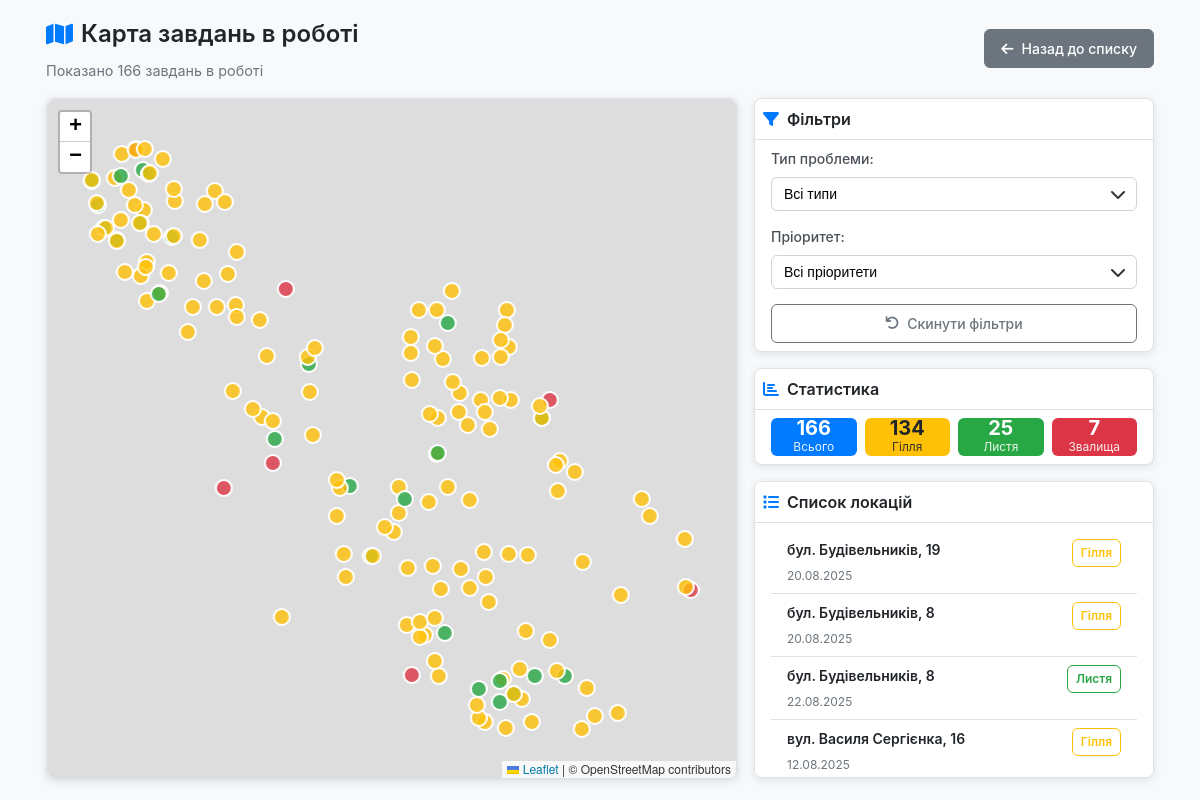
The page /map on the database its author committed.
### models.py (models this page shows, shortened)
class Location(db.Model):
    id = db.Column(db.Integer, primary_key=True)
    address = db.Column(db.String(200), nullable=False)
    latitude = db.Column(db.Float, nullable=False)
    longitude = db.Column(db.Float, nullable=False)
    problem_type = db.Column(db.String(50), nullable=False)
    priority = db.Column(db.String(20), default='Середній')
    status = db.Column(db.String(20), default='in_progress')
    description = db.Column(db.Text)
    date_created = db.Column(db.DateTime, default=datetime.utcnow)
    date_completed = db.Column(db.DateTime)
    created_by = db.Column(db.Integer, db.ForeignKey('user.id'))
    def get_priority_order(self):
        priority_map = {'Високий': 1, 'Середній': 2, 'Низький': 3}
        return priority_map.get(self.priority, 2)

### app.py (the view)
@app.route('/map')
def map_all():
    problem_type = request.args.get('problem_type', 'all')
    priority = request.args.get('priority', 'all')
    query = Location.query.filter(Location.status == 'in_progress')
    if problem_type != 'all':
        query = query.filter(Location.problem_type == problem_type)
    if priority != 'all':
        query = query.filter(Location.priority == priority)
    locations = query.all()
    for location in locations:
        location.formatted_address = format_address(location.address)
    locations.sort(key=lambda x: (x.get_priority_order(), x.formatted_address))
    for location in locations:
        location.address = location.formatted_address
    total_count = len(locations)
    branches_count = len([l for l in locations if l.problem_type == 'Гілля'])
    leaves_count = len([l for l in locations if l.problem_type == 'Листя'])
    trash_count = len([l for l in locations if l.problem_type == 'Звалища'])
    return render_template('map_all.html',
                           locations=locations,
                           current_problem_type=problem_type,
                           current_priority=priority,
                           total_count=total_count,
                           branches_count=branches_count,
                           leaves_count=leaves_count,
                           trash_count=trash_count)

### app.py (called while the page is built)
def format_address(address):
    file_path = Path(__file__).parent / "static" / "street-names.json"
    with open(file_path, "r", encoding="utf-8") as f:
        addresses = json.load(f)
        for k, v in addresses.items():
            if address.startswith(k):
                return address.replace(k, v)
    return address

### templates/map_all.html (shortened to what this page needs)
<!DOCTYPE html>
<html lang="uk">
<head>
    <link rel="stylesheet" href="https://unpkg.com/leaflet@1.7.1/dist/leaflet.css" />
    <link rel="stylesheet" href="https://cdnjs.cloudflare.com/ajax/libs/font-awesome/6.0.0/css/all.min.css">
    <link rel="stylesheet" href="{{ url_for('static', filename='css/map-all.css') }}">
</head>
<body>
    <div class="container">
        <div class="header-section">
            <div class="header-content">
                <div class="header-info">
                    <h3>
                        <i class="fas fa-map"></i>
                        Карта завдань в роботі
                    </h3>
                    <p class="subtitle">
                        Показано {{ locations|length }} завдань в роботі
                    </p>
                </div>
                <a href="{{ url_for('index') }}" class="btn btn-secondary">
                    <i class="fas fa-arrow-left"></i>Назад до списку
                </a>
            </div>
        </div>
        <div class="main-content">
            <div class="map-section">
                <div class="card">
                    <div id="map" data-locations='[
                        {% for location in locations %}
                        {
                            "id": {{ location.id }},
                            "lat": {{ location.latitude }},
                            "lng": {{ location.longitude }},
                            "address": {{ location.address|tojson }},
                            "problemType": {{ location.problem_type|tojson }},
                            "status": {{ location.status|tojson }},
                            "dateCreated": {{ location.date_created.strftime('%d.%m.%Y')|tojson }},
                            "dateCompleted": {{ (location.date_completed.strftime('%d.%m.%Y') if location.date_completed else '')|tojson }}
                        }{% if not loop.last %},{% endif %}
                        {% endfor %}
                    ]'></div>
                </div>
            </div>
            <div class="sidebar">
                <div class="card">
                    <div class="card-header">
                        <h6>
                            <i class="fas fa-filter"></i>
                            Фільтри
                        </h6>
                    </div>
                    <div class="card-body card-filters">
                        <form method="GET">
                            <div class="form-group">
                                <label>Тип проблеми:</label>
                                <div class="select">
                                    <select name="problem_type" class="form-select" onchange="this.form.submit()">
                                        <option value="all" {% if current_problem_type == 'all' %}selected{% endif %}>Всі типи</option>
                                    </select>
                                </div>
                            </div>
                            <div class="form-group">
                                <label>Пріоритет:</label>
                                <div class="select">
                                    <select name="priority" class="form-select" onchange="this.form.submit()">
                                        <option value="all" {% if current_priority == 'all' %}selected{% endif %}>Всі пріоритети</option>
                                    </select>
                                </div>
                            </div>
                            <div class="form-group form-group-btn">
                                <a href="{{ url_for('map_all') }}" class="btn btn-outline">
                                    <i class="fas fa-undo"></i>Скинути фільтри
                                </a>
                            </div>
                        </form>
                    </div>
                </div>
                <div class="card card-stat">
                    <div class="card-header">
                        <h6>
                            <i class="fas fa-chart-bar"></i>
                            Статистика
                        </h6>
                    </div>
                    <div class="card-body">
                        <div class="stats-grid">
                            <div class="stat-item stat-primary">
                                <div class="stat-number">{{ total_count }}</div>
                                <div class="stat-label">Всього</div>
                            </div>
                            <div class="stat-item stat-warning">
                                <div class="stat-number">{{ branches_count }}</div>
                                <div class="stat-label">Гілля</div>
                            </div>
                            <div class="stat-item stat-success">
                                <div class="stat-number">{{ leaves_count }}</div>
                                <div class="stat-label">Листя</div>
                            </div>
                            <div class="stat-item stat-danger">
                                <div class="stat-number">{{ trash_count }}</div>
                                <div class="stat-label">Звалища</div>
                            </div>
                        </div>
                    </div>
                </div>
                <div class="card card-list">
                    <div class="card-header">
                        <h6>
                            <i class="fas fa-list"></i>
                            Список локацій
                        </h6>
                    </div>
                    <div class="card-body locations-list">
                        {% for location in locations %}
                        <div class="location-item"
                             data-lat="{{ location.latitude }}"
                             data-lng="{{ location.longitude }}"
                             data-id="{{ location.id }}"
                             data-action="focus-location">
                            <div class="location-header">
                                <h6 class="location-address">{{ location.address }}</h6>
                                {% if location.problem_type == 'Гілля' %}
                                    <span class="badge badge-warning">{{ location.problem_type }}</span>
                                {% elif location.problem_type == 'Листя' %}
                                    <span class="badge badge-success">{{ location.problem_type }}</span>
                                {% else %}
                                    <span class="badge badge-danger">{{ location.problem_type }}</span>
                                {% endif %}
                            </div>
                            <div class="location-date">{{ location.date_created.strftime('%d.%m.%Y') }}</div>
                        </div>
                        {% endfor %}
                    </div>
                </div>
            </div>
        </div>
    </div>
</body>
</html>

### static/css/map-all.css (style rules this page uses)
* { margin: 0; padding: 0; box-sizing: border-box; }
body { font-family: -apple-system, BlinkMacSystemFont, "Segoe UI", Roboto, "Helvetica Neue", Arial, sans-serif; background-color: #f8f9fa; line-height: 1.5; color: #212529; }
.container { max-width: 95%; margin: 0 auto; padding: 1rem; }
.header-section { margin-bottom: 1rem; }
.header-content { display: flex; justify-content: space-between; align-items: center; flex-wrap: wrap; gap: 1rem; }
.header-info h3 { margin-bottom: 0.5rem; font-size: 1.5rem; font-weight: 600; display: flex; align-items: center; gap: 0.5rem; }
.header-info h3 i { color: #007bff; }
.subtitle { color: #6c757d; font-size: 0.9rem; margin: 0; }
.btn { display: inline-flex; align-items: center; gap: 0.5rem; padding: 0.5rem 1rem; border: 1px solid transparent; border-radius: 0.375rem; text-decoration: none; font-size: 0.875rem; font-weight: 500; cursor: pointer; transition: all 0.2s ease; background: none; }
.btn-secondary { background-color: #6c757d; border-color: #6c757d; color: white; }
.btn-outline { border-color: #6c757d; color: #6c757d; background-color: transparent; width: 100%; justify-content: center; }
.main-content { display: grid; grid-template-columns: 1fr 400px; gap: 1rem; align-items: start; height: 85vh; min-height: 0; }
.map-section { position: relative; }
#map { height: 85vh; min-height: 600px; width: 100%; border-radius: 0.5rem; border: 1px solid #dee2e6; }
.card { background-color: white; border: 1px solid #dee2e6; border-radius: 0.5rem; box-shadow: 0 0.125rem 0.625rem rgba(0, 0, 0, 0.1); margin-bottom: 1rem; flex-shrink: 0; }
.sidebar .card:last-child { flex: 1 1 auto; display: flex; flex-direction: column; margin-bottom: 0; min-height: 0; overflow: auto; }
.sidebar .card:last-child .card-body { flex: 1; min-height: 0; display: flex; flex-direction: column; padding: 0.5rem 1rem; }
.card-list { position: relative; }
.card-list > .card-header { position: sticky; top: 0; }
.card-header { padding: 0.5rem; border-bottom: 1px solid #dee2e6; background-color: white; border-radius: 0.5rem 0.5rem 0 0; }
.card-header h6 { margin: 0; font-size: 1rem; font-weight: 600; display: flex; align-items: center; gap: 0.5rem; }
.card-header i { color: #007bff; }
.card-body { padding: 0.5rem 1rem; }
.card-body > form { display: grid; grid-template-rows: 2fr 2fr 1fr; }
.form-group { margin-bottom: 0.75rem; }
.form-group:last-child { margin-bottom: 0; }
.form-group label { display: block; margin-bottom: 0.5rem; font-size: 0.875rem; font-weight: 500; color: #495057; }
.form-select { width: 100%; padding: 0.5rem 0.75rem; font-size: 0.875rem; border: 1px solid #ced4da; border-radius: 0.375rem; background-color: white; transition: border-color 0.2s ease, box-shadow 0.2s ease; appearance: none; -webkit-appearance: none; -moz-appearance: none; }
.select { position: relative; }
.stats-grid { display: flex; justify-content: space-between; gap: 0.5rem; }
.stat-item { flex: 1 0 0px; text-align: center; padding: 0 0.5rem; border-radius: 0.375rem; color: white; }
.stat-primary { background-color: #007bff; }
.stat-warning { background-color: #ffc107; color: #212529; }
.stat-success { background-color: #28a745; }
.stat-danger { background-color: #dc3545; }
.stat-number { font-size: 1.25rem; font-weight: bold; line-height: 1.25rem; }
.stat-label { font-size: 0.75rem; opacity: 0.9; }
.location-item { padding: 0.5rem 1rem; border-bottom: 1px solid #dee2e6; cursor: pointer; transition: background-color 0.2s ease; }
.location-header { display: flex; justify-content: space-between; align-items: flex-start; gap: 0.5rem; }
.location-address { margin: 0; font-size: 0.875rem; font-weight: 600; flex: 1; }
.location-date { font-size: 0.75rem; color: #6c757d; }
.badge { display: inline-block; padding: 0.25rem 0.5rem; font-size: 0.75rem; font-weight: 600; border-radius: 0.375rem; text-align: center; white-space: nowrap; vertical-align: baseline; }
.badge-warning { background-color: transparent; color: #ffc107; border: 1px solid #ffc107; }
.badge-success { background-color: transparent; color: #28a745; border: 1px solid #28a745; }
.sidebar { height: 85vh; display: flex; flex-direction: column; min-height: 0; }
.card { animation: fadeIn 0.3s ease-in-out; }

### rows shown on the page
Location: address "бул. Будівельників, 19", problem_type "Гілля", date_created "20.08.2025"
Location: address "бул. Будівельників, 8", problem_type "Гілля", date_created "20.08.2025"
Location: address "бул. Будівельників, 8", problem_type "Листя", date_created "22.08.2025"
Location: address "вул. Василя Сергієнка, 16", problem_type "Гілля", date_created "12.08.2025"

### other values the page prints
{{ locations|length }} "166"
{{ total_count }} "166"
{{ branches_count }} "134"
{{ leaves_count }} "25"
{{ trash_count }} "7"
